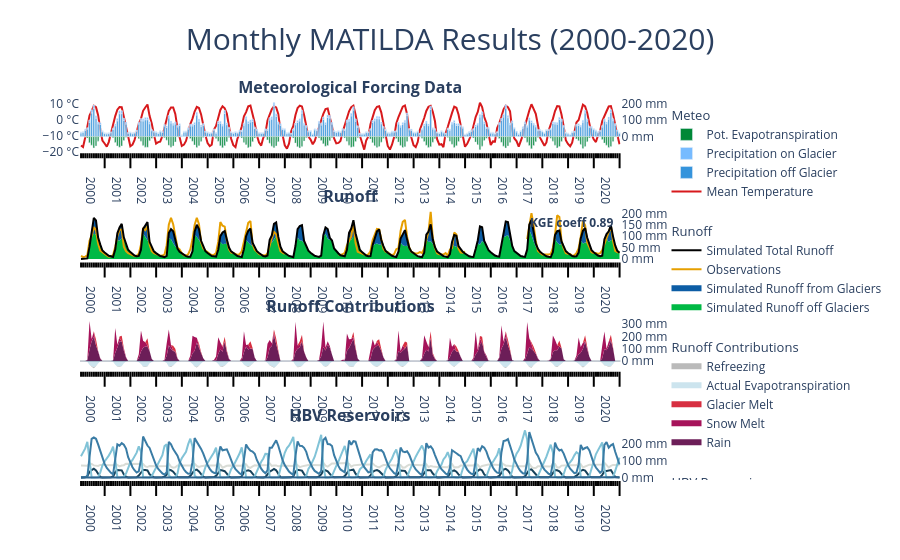

The notebook cell this image was saved under:
### Markdown cell above
In addition to the standard plots we can explore the results interactive `ploty` plots. Go ahead and zoom as you like or select/deselect individual curves.

### Code cell
output_matilda[9].show()

### Figure 1 — Plotly figure (JSON) as saved in the notebook; plotly's stock layout.template omitted (floating-point values rounded to 4 significant figures; data arrays with more than 128 entries replaced by an {"elided": "..."} marker saying what was removed)
{"data": [{"legendgroup": "meteo", "legendgrouptitle": {"text": "Meteo"}, "line": {"color": "#d7191c"}, "name": "Mean Temperature", "type": "scatter", "x": {"elided": "252 str values"}, "xaxis": "x", "y": {"elided": "252 float values"}, "yaxis": "y"}, {"legendgroup": "meteo", "marker": {"color": "#3594dc"}, "name": "Precipitation off Glacier", "type": "bar", "x": {"elided": "252 str values"}, "xaxis": "x", "y": {"elided": "252 float values"}, "yaxis": "y2"}, {"legendgroup": "meteo", "marker": {"color": "#77bbff"}, "name": "Precipitation on Glacier", "type": "bar", "x": {"elided": "252 str values"}, "xaxis": "x", "y": {"elided": "252 float values"}, "yaxis": "y2"}, {"legendgroup": "meteo", "marker": {"color": "#008837"}, "name": "Pot. Evapotranspiration", "type": "bar", "x": {"elided": "252 str values"}, "xaxis": "x", "y": {"elided": "252 float values"}, "yaxis": "y2"}, {"fillcolor": "#00B945", "legendgroup": "runoff", "legendgrouptitle": {"text": "Runoff"}, "mode": "none", "name": "Simulated Runoff off Glaciers", "stackgroup": "one", "type": "scatter", "x": {"elided": "252 str values"}, "xaxis": "x2", "y": {"elided": "252 float values"}, "yaxis": "y3"}, {"fillcolor": "#0C5DA5", "legendgroup": "runoff", "mode": "none", "name": "Simulated Runoff from Glaciers", "stackgroup": "one", "type": "scatter", "x": {"elided": "252 str values"}, "xaxis": "x2", "y": {"elided": "252 float values"}, "yaxis": "y3"}, {"legendgroup": "runoff", "line": {"color": "#E69F00"}, "name": "Observations", "type": "scatter", "x": {"elided": "252 str values"}, "xaxis": "x2", "y": {"elided": "252 float values"}, "yaxis": "y3"}, {"legendgroup": "runoff", "line": {"color": "black"}, "name": "Simulated Total Runoff", "type": "scatter", "x": {"elided": "252 str values"}, "xaxis": "x2", "y": {"elided": "252 float values"}, "yaxis": "y3"}, {"fillcolor": "#6c1e58", "legendgroup": "runoff2", "legendgrouptitle": {"text": "Runoff Contributions"}, "mode": "none", "name": "Rain", "stackgroup": "one", "type": "scatter", "x": {"elided": "252 str values"}, "xaxis": "x3", "y": {"elided": "252 float values"}, "yaxis": "y4"}, {"fillcolor": "#a6135a", "legendgroup": "runoff2", "mode": "none", "name": "Snow Melt", "stackgroup": "one", "type": "scatter", "x": {"elided": "252 str values"}, "xaxis": "x3", "y": {"elided": "252 float values"}, "yaxis": "y4"}, {"fillcolor": "#d72f41", "legendgroup": "runoff2", "mode": "none", "name": "Glacier Melt", "stackgroup": "one", "type": "scatter", "x": {"elided": "252 str values"}, "xaxis": "x3", "y": {"elided": "252 float values"}, "yaxis": "y4"}, {"fillcolor": "#cce4ee", "legendgroup": "runoff2", "mode": "none", "name": "Actual Evapotranspiration", "stackgroup": "two", "type": "scatter", "x": {"elided": "252 str values"}, "xaxis": "x3", "y": {"elided": "252 float values"}, "yaxis": "y4"}, {"fillcolor": "#bababa", "legendgroup": "runoff2", "mode": "none", "name": "Refreezing", "stackgroup": "two", "type": "scatter", "x": {"elided": "252 str values"}, "xaxis": "x3", "y": {"elided": "252 float values"}, "yaxis": "y4"}, {"legendgroup": "hbv", "legendgrouptitle": {"text": "HBV Reservoirs"}, "line": {"color": "#16425b"}, "name": "Actual Evapotranspiration", "type": "scatter", "x": {"elided": "252 str values"}, "xaxis": "x4", "y": {"elided": "252 float values"}, "yaxis": "y5"}, {"legendgroup": "hbv", "line": {"color": "#d9dcd6"}, "name": "Soil Moisture", "type": "scatter", "x": {"elided": "252 str values"}, "xaxis": "x4", "y": {"elided": "252 float values"}, "yaxis": "y5"}, {"legendgroup": "hbv", "line": {"color": "#81c3d7"}, "name": "Water in Snowpack", "type": "scatter", "x": {"elided": "252 str values"}, "xaxis": "x4", "y": {"elided": "252 float values"}, "yaxis": "y5"}, {"legendgroup": "hbv", "line": {"color": "#3a7ca5"}, "name": "Upper Groundwater Box", "type": "scatter", "x": {"elided": "252 str values"}, "xaxis": "x4", "y": {"elided": "252 float values"}, "yaxis": "y5"}, {"legendgroup": "hbv", "line": {"color": "#2f6690"}, "name": "Lower Groundwater Box", "type": "scatter", "x": {"elided": "252 str values"}, "xaxis": "x4", "y": {"elided": "252 float values"}, "yaxis": "y5"}], "layout": {"annotations": [{"font": {"size": 16}, "showarrow": false, "text": "<b> Meteorological Forcing Data </b>", "x": 0.47, "xanchor": "center", "xref": "paper", "y": 1, "yanchor": "bottom", "yref": "paper"}, {"font": {"size": 16}, "showarrow": false, "text": "<b> Runoff </b>", "x": 0.47, "xanchor": "center", "xref": "paper", "y": 0.7125, "yanchor": "bottom", "yref": "paper"}, {"font": {"size": 16}, "showarrow": false, "text": "<b> Runoff Contributions </b>", "x": 0.47, "xanchor": "center", "xref": "paper", "y": 0.425, "yanchor": "bottom", "yref": "paper"}, {"font": {"size": 16}, "showarrow": false, "text": "<b> HBV Reservoirs </b>", "x": 0.47, "xanchor": "center", "xref": "paper", "y": 0.1375, "yanchor": "bottom", "yref": "paper"}, {"showarrow": false, "text": "<b>KGE coeff 0.89</b>", "x": 0.99, "xanchor": "right", "xref": "x2 domain", "y": 0.95, "yref": "y3 domain"}], "barmode": "relative", "hovermode": "x", "legend": {"groupclick": "toggleitem", "tracegroupgap": 20}, "plot_bgcolor": "white", "shapes": [{"line": {"width": 0.5}, "type": "line", "x0": 0, "x1": 1, "xref": "x3 domain", "y0": 0, "y1": 0, "yref": "y4"}], "title": {"font": {"size": 30}, "text": "Monthly MATILDA Results (2000-2020)", "x": 0.5, "xanchor": "center"}, "xaxis": {"anchor": "y", "domain": [0, 0.94], "dtick": "M12", "matches": "x4", "minor": {"dtick": "M1", "ticklen": 5}, "showticklabels": true, "tickcolor": "black", "ticklabelmode": "period", "ticklen": 15, "ticks": "outside", "tickwidth": 2}, "xaxis2": {"anchor": "y3", "domain": [0, 0.94], "dtick": "M12", "matches": "x4", "minor": {"dtick": "M1", "ticklen": 5}, "showticklabels": true, "tickcolor": "black", "ticklabelmode": "period", "ticklen": 15, "ticks": "outside", "tickwidth": 2}, "xaxis3": {"anchor": "y4", "domain": [0, 0.94], "dtick": "M12", "matches": "x4", "minor": {"dtick": "M1", "ticklen": 5}, "showticklabels": true, "tickcolor": "black", "ticklabelmode": "period", "ticklen": 15, "ticks": "outside", "tickwidth": 2}, "xaxis4": {"anchor": "y5", "domain": [0, 0.94], "dtick": "M12", "minor": {"dtick": "M1", "ticklen": 5}, "tickcolor": "black", "ticklabelmode": "period", "ticklen": 15, "ticks": "outside", "tickwidth": 2}, "yaxis": {"anchor": "x", "domain": [0.8625, 1], "ticksuffix": " °C"}, "yaxis2": {"anchor": "x", "overlaying": "y", "side": "right", "ticksuffix": " mm"}, "yaxis3": {"anchor": "x2", "domain": [0.575, 0.7125], "side": "right", "ticksuffix": " mm"}, "yaxis4": {"anchor": "x3", "domain": [0.2875, 0.425], "side": "right", "ticksuffix": " mm"}, "yaxis5": {"anchor": "x4", "domain": [0, 0.1375], "side": "right", "ticksuffix": " mm"}}}
